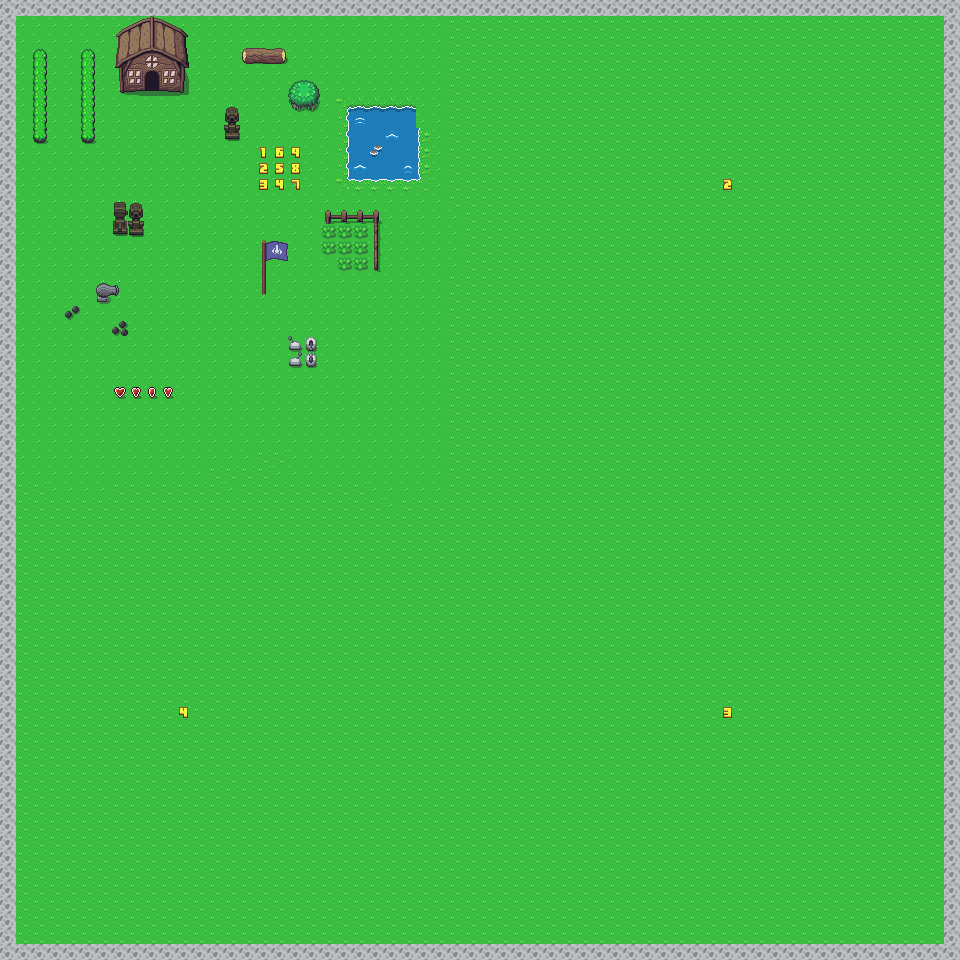

This is a level from a 2D game, rendered from its Tiled map with the project's own tilesets. A one-line summary and the map file follow, with tile-layer data summarised:
An orthogonal 60x60 tile map with 16x16 px tiles, 2 tile layers (Tile Layer 1, Tile Layer 2), 4 tilesets.

<map version="1.5" tiledversion="1.7.2" orientation="orthogonal" renderorder="right-down" width="60" height="60" tilewidth="16" tileheight="16" infinite="0" nextlayerid="4" nextobjectid="1">
 <tileset firstgid="1" name="cave" tilewidth="16" tileheight="16" tilecount="1000" columns="40">
  <image source="../tilesheets/cave.png" trans="ff00ff" width="640" height="400" />
 </tileset>
 <tileset firstgid="1001" name="Overworld" tilewidth="16" tileheight="16" tilecount="1440" columns="40">
  <image source="../tilesheets/Overworld.png" trans="ff00ff" width="640" height="576" />
 </tileset>
 <tileset firstgid="2441" name="objects" tilewidth="16" tileheight="16" tilecount="660" columns="33">
  <image source="../tilesheets/objects.png" trans="ff00ff" width="528" height="320" />
 </tileset>
 <tileset firstgid="3101" name="font" tilewidth="16" tileheight="16" tilecount="135" columns="15">
  <image source="../tilesheets/font.png" trans="ff00ff" width="240" height="144" />
 </tileset>
 <layer id="1" name="Tile Layer 1" width="60" height="60">
  <data>[3600 cells, 3600 non-empty, 14 distinct tile ids]</data>
 </layer>
 <layer id="2" name="Tile Layer 2" width="60" height="60">
  <data>[3600 cells, 337 non-empty, 78 distinct tile ids]</data>
 </layer>
</map>
